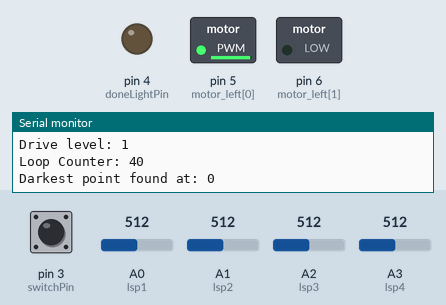
A sketch run on a simulated Arduino Uno, built with avr-gcc and run on an emulated ATmega328P. Parts: switched loads named in the sketch (green lamp = pin HIGH), output pins drawn as LEDs (lit = HIGH), the last lines printed to the serial monitor. The inputs (shaded band) are chosen by the test bench; at power-on: pin 3 (switchPin) HIGH, A2 (lsp3) = 512, A0 (lsp1) = 512, A1 (lsp2) = 512, A3 (lsp4) = 512.

Above: at 2.2 s.
2.3 s: pin 3 (switchPin) pulled LOW for 0.15 s
At 4.5 s:
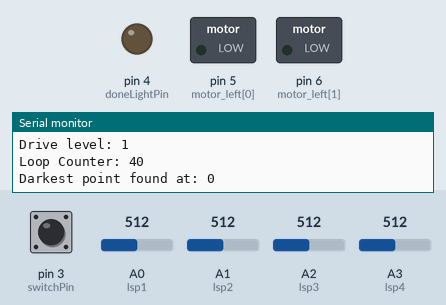
At 5.2 s:
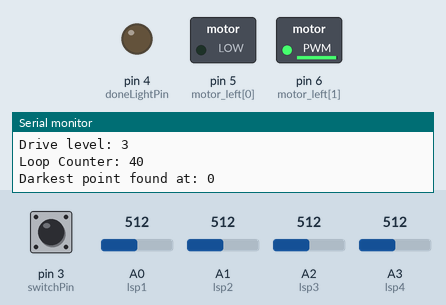
5.4 s: A2 (lsp3) set to 992
At 6.8 s:
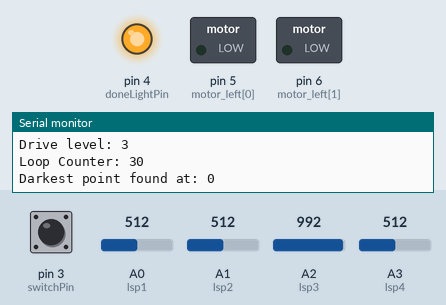
Timing chart, 0 to 8.4 s (numbered marks = the images above; inputs shaded):
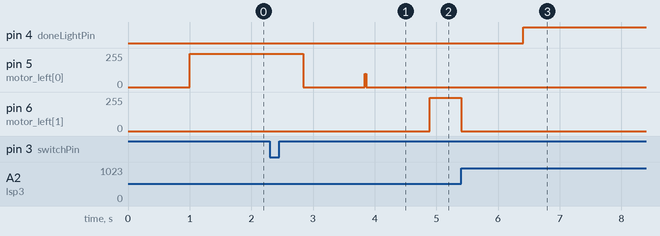

The sketch:

Robot.ino
```cpp
//*********************************************************************
// Pin Assignments
//*********************************************************************

//Light pins go into the analog inputs (A0-3)
const int lsp1 = A0;
const int lsp2 = A1;
const int lsp3 = A2;
const int lsp4 = A3;

//Microswitch to detect when the car runs into an object
const int switchPin = 3;

//Pin to output HIGH when trial is done to light up LED
const int doneLightPin = 4;

//*********************************************************************
// Global variables
//*********************************************************************
// Raw input reading of the light sensors. This will be the average of the
// 4 photoresistors so that a more consistent value can be obtained.
// No processing was done because really, no one cares
float fLightLevel;

// Pins 5 and 6 are used to control the movements of the dc motor
int motor_left[] = {5, 6};

// Flag that gets raised when the car has finished moving and darkest patch
// has been found
int doneFlag = 0;

// Status of the car movement
//   0: Stop
//   1: Stage 1, scan the walls moving forward
//   2: Stage 2, nudge towards the wall
//   3: Stage 3, Wall has been nudged, start moving backwards
int driveStatus = 0;
// Keeps track of how long we've been driving for
// Since a loop is continuously run, we can count the number of times
// we've executed the loop and associate that to the darkness reading from
// the light sensor (fLightLevel)
long loopCounter = 0;

// Holds the distance value where we have found the darkest point met so far.
// Simple comparisons will be done as the sensors poll darkness readings. The darkest
// point will then be associated with the distance traveled (kept track with loopCounter)
int darkestPoint = 0;

// Flag that gets raised when the car has hit a wall
int wallHit = 0;

// Method that gets excecuted upon arduino startup
void setup() {
  // Allows for use of Serial monitor to look at the data being collected
  // Usually used for debugging purposes
  Serial.begin(9600);

  // Setup motors to output mode
  int i;
  for(i = 0; i < 2; i++){
    pinMode(motor_left[i], OUTPUT);
  }

  //I'm....not quite sure what this variable is for
  pinMode(2, INPUT);

  //Output mode to the LED pin
  pinMode(doneLightPin, OUTPUT);

  //Starting mode: Zero, stop.
  driveStatus = 0;
  //Start up buffer time
  delay (1000);
  //Start the driving!
  driveStatus = 1;
  //Get the light level for now
  fLightLevel = getLightLevel();
}

void loop() {

  // Light detection. Compare the reading to what's known to be the darkest so far
  // Store the distance traveled if we've found a darker patch
  // Less light detected == darker
  int currentLightLevel = getLightLevel();
  if (currentLightLevel > fLightLevel){
    fLightLevel = currentLightLevel;
    darkestPoint = loopCounter;
  }

// Driving==================================================================================================
  //Notice how


  //Wall nudged, move backwards now
  //Final stage of moving backward will continue running until
  //We've either gone back to our starting point (loopCounter counted
  //down to zero, or we've traveled to the marked darkestPoint)
  //A correction constant will be subtracted from the loopCounter to make up for the fact that
  //we poll for the microswitch. Once the switch is depressed, the loopCounter may still be
  //incrementing as some time will pass before the switch is detected and thus we'll have extra "distance"
  //when we really haven't gone anywhere.
  //Make sure to do loopCounter < darkestPoint in case some weird subtraction
  //error occurs and we skip the darkest point. Also if the darkest point is at the beginning,
  //since we subtract the loopCounter in the end by a correction constant, we might get
  //negative numbers.
  if (driveStatus == 3){
    if (doneFlag == 0) {
      drive_backward(250);
      loopCounter--;
      if (loopCounter < 0){
        motor_stop();
        doneFlag = 1;
      }
      else if (loopCounter < darkestPoint) {
        motor_stop();
        doneFlag = 1;
      }
    }
    //Check
  }

  //Wall has been hit, nudge towards wall
  //This has actually been cut to be really short as the car
  //doesn't bounce back from the wall after hitting it as we initially
  //had thought. So it only goes forward for a 25ms interval of time
  //before entering the reversal stage.
  else if (driveStatus == 2) {
    motor_stop();
    drive_forward(100);
    delay (25);
    motor_stop();
    driveStatus = 3;
  }

  //Regular Driving foward. nothing special here
  else if (driveStatus == 1) {
    drive_forward(250);
    loopCounter++;
  }

  //Polling the microswitch to check for depression
  if (digitalRead(switchPin) == 0 && wallHit == 0) {
    driveStatus = 2;
    delay(500);
    wallHit = 1;
    loopCounter = loopCounter - 5;
  }

  //We're done, shine the LED for done-ness
  if (doneFlag == 1){
    digitalWrite(doneLightPin, HIGH);
  }
// END DRIVING========================================================================================

  //Outputs data to serial monitor for debugging purposes. Check if light levels are indeed correct
  //Modulo is used so the monitor doesn't get flooded with data

  if (loopCounter % 10 == 0){
      Serial.print("Light level: ");
      Serial.println(currentLightLevel);
      Serial.print("Drive level: ");
      Serial.println(driveStatus);
      Serial.print("Loop Counter: ");
      Serial.println(loopCounter);
      Serial.print("Darkest point found at: ");
      Serial.println(darkestPoint);
  }

  //Delay so that loops do go extremely quickly
  delay(25);

}

//Return the average reading from light sensors
//Higher reading means darker patch detected
float getLightLevel(){
  int l1 = analogRead(lsp1);
  int l2 = analogRead(lsp2);
  int l3 = analogRead(lsp3);
  int l4 = analogRead(lsp4);

  int average = (l1 + l2 + l3 + l4) / 4;
  return analogRead(average);
}

//Stop the motor by giving both motor pins a 0
void motor_stop(){
  digitalWrite(motor_left[0], LOW);
  digitalWrite(motor_left[1], LOW);
  delay(1000);
}

//Start the motor
void drive_forward(int powerLevel){
  analogWrite(motor_left[0], powerLevel);
  digitalWrite(motor_left[1], LOW);
}

//Reverse the motor
void drive_backward(int powerLevel){
  digitalWrite(motor_left[0], LOW);
  analogWrite(motor_left[1], powerLevel);
}

//THESE ARE UNUSED SUBROUTINES. CAN BE USED LATER FOR TURNING
void turn_left(){
  digitalWrite(motor_left[0], LOW);
  digitalWrite(motor_left[1], HIGH);

}

void turn_right(){
  digitalWrite(motor_left[0], HIGH);
  digitalWrite(motor_left[1], LOW);
}
```

Measured:
- after the input at 2.3 s, pin 5 (motor_left[0]): 250/255 → 0/255 after 0.54 s; pin 6 (motor_left[1]): 0/255 → 250/255 after 2.6 s
- after the input at 5.4 s, pin 4 (doneLightPin): LOW → HIGH after 1.0 s instead of 1.7 s; pin 6 (motor_left[1]): 250/255 → 0/255 after 0.01 s instead of 0.72 s
